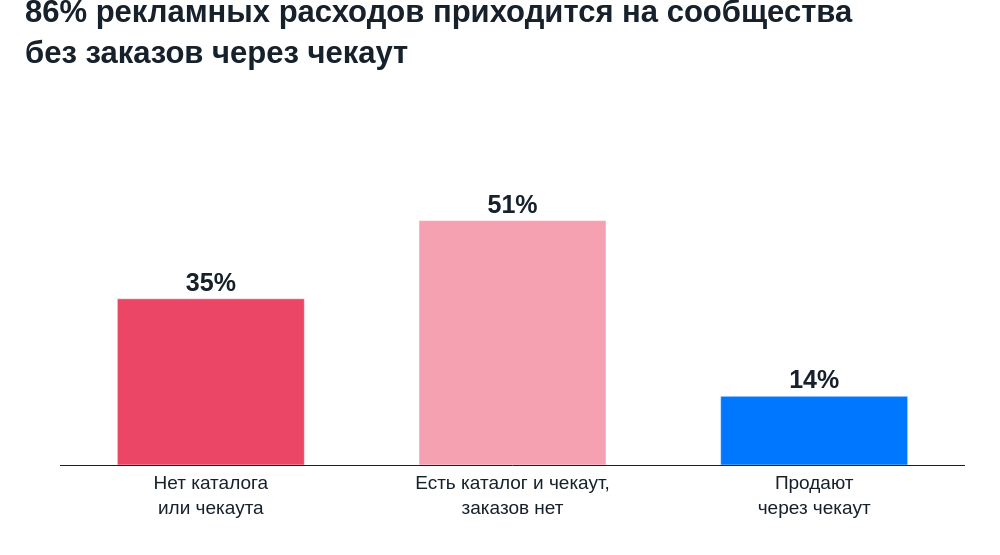

The cell this chart's notebook holds for it:
### Code cell
fig = column_chart(budget_share.index, budget_share, [PINK, PALE_PINK, VK_BLUE], digits=0)
show_chart(fig, '86% рекламных расходов приходится на сообщества<br>без заказов через чекаут', '2_рекламные_траты.png')

### Figure 1 — Plotly figure (JSON) as saved in the notebook; plotly's stock layout.template omitted (floating-point values rounded to 4 significant figures)
{"data": [{"cliponaxis": false, "hovertemplate": "%{x}<br>%{text}<extra></extra>", "marker": {"color": ["#EB4665", "#F5A1B2", "#0077FF"]}, "text": ["<b>35%</b>", "<b>51%</b>", "<b>14%</b>"], "textfont": {"color": "#17212B", "size": 25}, "textposition": "outside", "type": "bar", "x": ["Нет каталога<br>или чекаута", "Есть каталог и чекаут,<br>заказов нет", "Продают<br>через чекаут"], "y": [34.67, 50.99, 14.34]}], "layout": {"bargap": 0.38, "font": {"color": "#17212B", "family": "Arial", "size": 19}, "height": 555, "margin": {"b": 90, "l": 60, "r": 35, "t": 135}, "paper_bgcolor": "white", "plot_bgcolor": "white", "separators": ", ", "title": {"font": {"size": 31}, "text": "<b>86% рекламных расходов приходится на сообщества<br>без заказов через чекаут</b>", "x": 0.025, "xanchor": "left", "y": 0.96}, "width": 1000, "xaxis": {"linecolor": "#17212B", "showgrid": false, "showline": true, "ticks": "", "type": "category", "zeroline": false}, "yaxis": {"range": [0, 68.83], "showgrid": false, "ticks": "", "visible": false, "zeroline": false}}}
